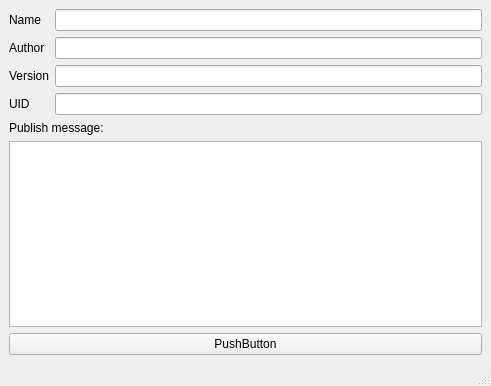
<?xml version="1.0" encoding="UTF-8"?>
<ui version="4.0">
 <class>MainWindow</class>
 <widget class="QMainWindow" name="MainWindow">
  <property name="geometry">
   <rect>
    <x>0</x>
    <y>0</y>
    <width>491</width>
    <height>386</height>
   </rect>
  </property>
  <property name="windowTitle">
   <string>Publish Component</string>
  </property>
  <widget class="QWidget" name="centralwidget">
   <layout class="QVBoxLayout" name="verticalLayout">
    <item>
     <layout class="QGridLayout" name="gridLayout">
      <item row="1" column="0">
       <widget class="QLabel" name="label_author">
        <property name="text">
         <string>Author</string>
        </property>
       </widget>
      </item>
      <item row="0" column="0">
       <widget class="QLabel" name="label_name">
        <property name="text">
         <string>Name</string>
        </property>
       </widget>
      </item>
      <item row="2" column="0">
       <widget class="QLabel" name="label_version">
        <property name="text">
         <string>Version</string>
        </property>
       </widget>
      </item>
      <item row="3" column="0">
       <widget class="QLabel" name="label_uid">
        <property name="text">
         <string>UID</string>
        </property>
       </widget>
      </item>
      <item row="0" column="1">
       <widget class="QLineEdit" name="lineEdit_name"/>
      </item>
      <item row="1" column="1">
       <widget class="QLineEdit" name="lineEdit_author"/>
      </item>
      <item row="2" column="1">
       <widget class="QLineEdit" name="lineEdit_version"/>
      </item>
      <item row="3" column="1">
       <widget class="QLineEdit" name="lineEdit_uid"/>
      </item>
     </layout>
    </item>
    <item>
     <widget class="QLabel" name="label_publish_message">
      <property name="text">
       <string>Publish message:</string>
      </property>
     </widget>
    </item>
    <item>
     <widget class="QPlainTextEdit" name="plainTextEdit_publish_message"/>
    </item>
    <item>
     <widget class="QPushButton" name="pushButton_submit">
      <property name="text">
       <string>PushButton</string>
      </property>
     </widget>
    </item>
   </layout>
  </widget>
  <widget class="QMenuBar" name="menubar">
   <property name="geometry">
    <rect>
     <x>0</x>
     <y>0</y>
     <width>491</width>
     <height>20</height>
    </rect>
   </property>
  </widget>
  <widget class="QStatusBar" name="statusbar"/>
 </widget>
 <resources/>
 <connections/>
</ui>
